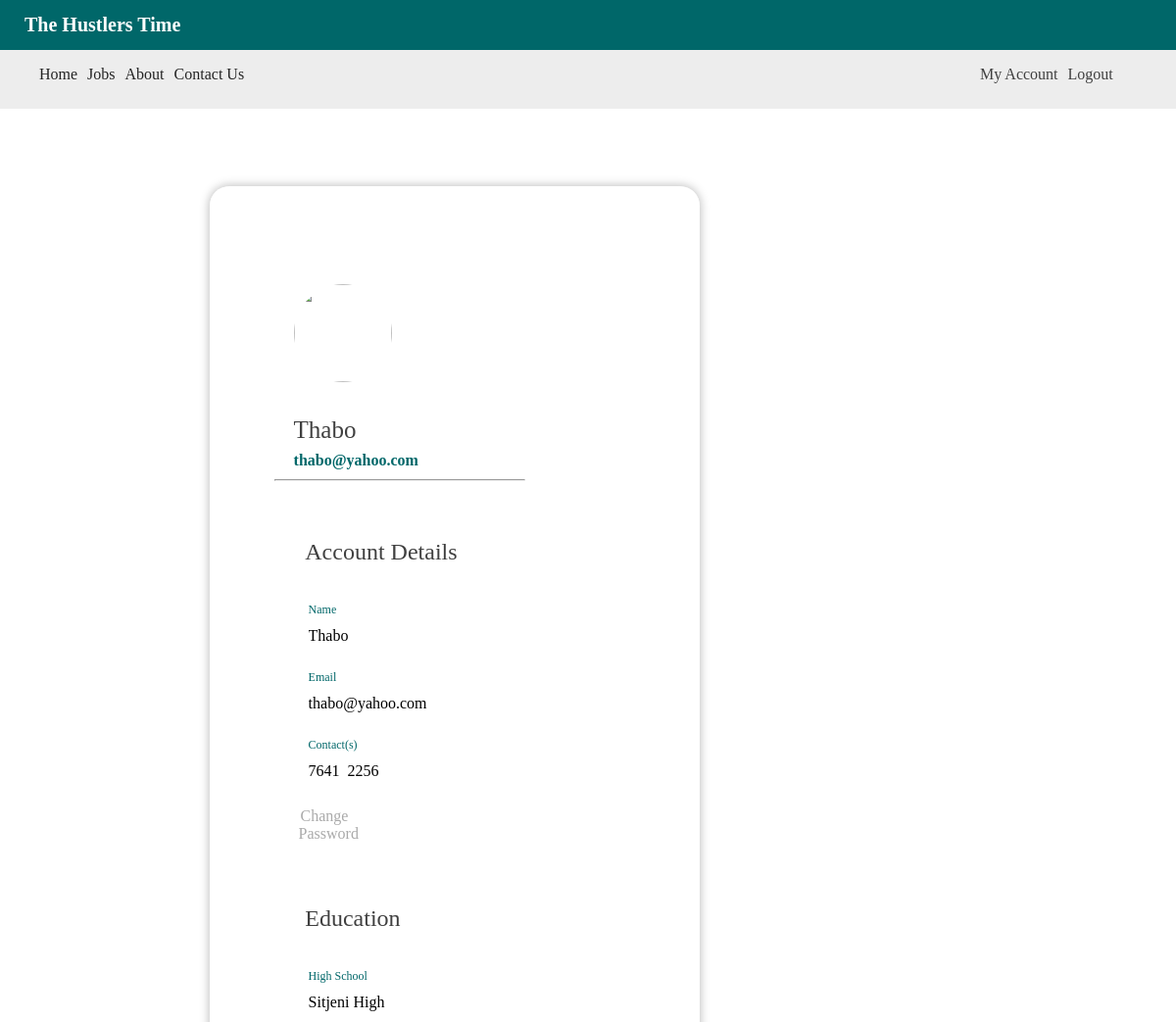
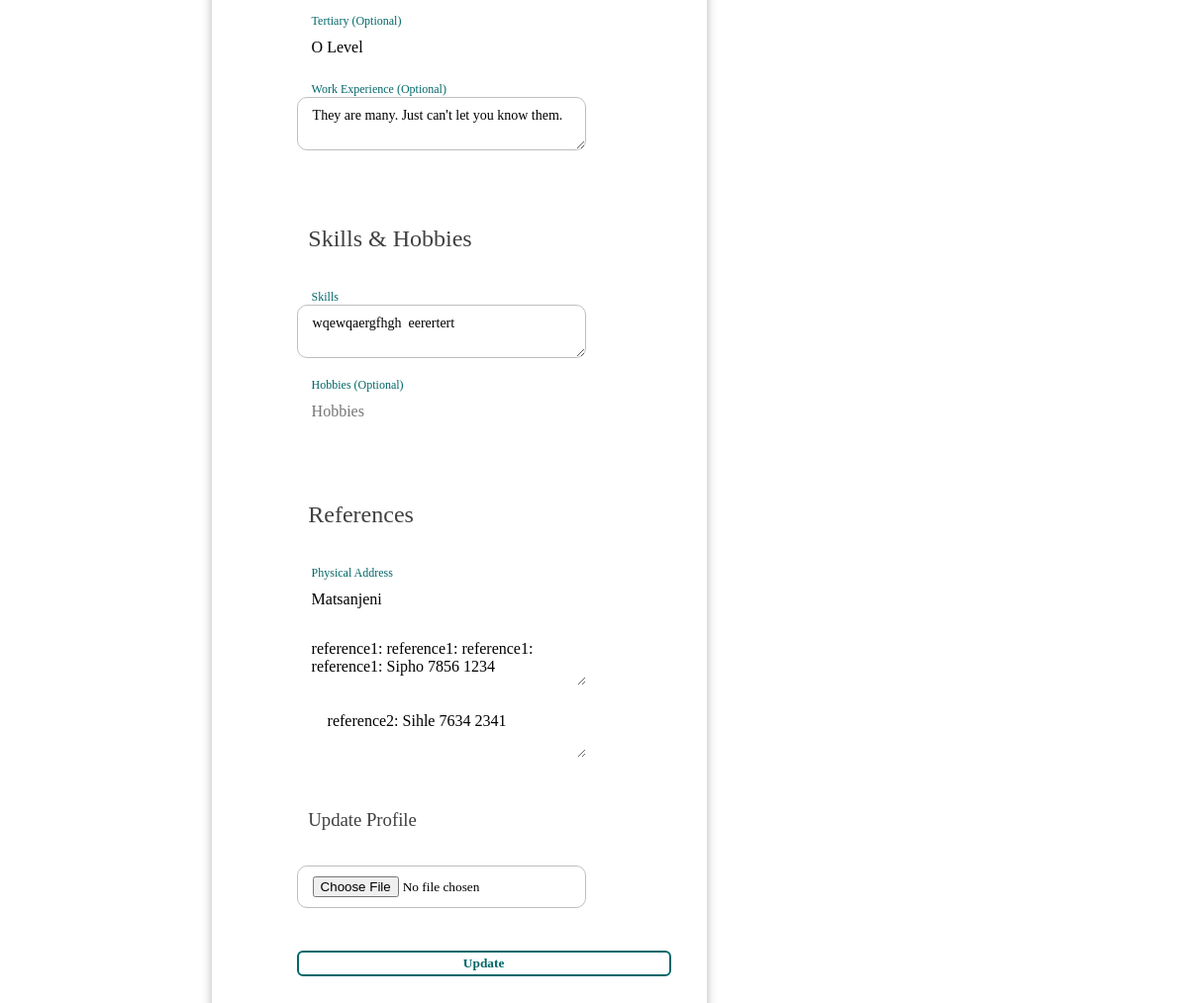
Page /account (signed in) on the committed database (2 pictures, top to bottom).
### models.py (models this page shows, shortened)
class user(Base,UserMixin):
    __tablename__ = 'user'
    id = Column(Integer,primary_key=True)
    name = Column(String(20))
    image = Column(String(30), nullable=True)
    email = Column(String(120),unique=True)
    password = Column(String(120), unique=True)
    confirm_password = Column(String(120), unique=True)
    role = Column(String(120))
    __mapper_args__={
        "polymorphic_identity":'user',
        'polymorphic_on':role
    }

class job_user(user):
    __tablename__ = 'job_user'
    id = Column(Integer, ForeignKey('user.id'), primary_key=True)
    school = Column(String(120))
    tertiary = Column(String(30))
    contacts = Column(String(20))
    experience = Column(String(500))
    skills = Column(String(500))
    hobbies = Column(String(120))
    address = Column(String(120))
    reference_1 = Column(String(120))
    reference_2 = Column(String(120))
    jobs_applied_for = relationship("Applications", backref='Applications.job_title', lazy=True)
    __mapper_args__={
            "polymorphic_identity":'job_user'
        }

### app.py (the view, shortened to what this page needs)
@app.route("/account",methods=['POST','GET'])
@login_required
def account():
    from sqlalchemy import update
    cv = Update_account_form()
    image_fl = url_for('static', filename='images/' + current_user.image)
    return render_template("account.html",cv=cv, title="Account", image_fl = image_fl)

### Forms.py (shortened to what this page needs)
class Update_account_form(FlaskForm):
    name = StringField('Name', validators=[DataRequired(), Length(min=2, max=20)])
    email = StringField('Email', validators=[DataRequired(), Email()])
    image_pfl = FileField('Profile Image', validators=[FileAllowed(['jpg','png'])])
    contacts = StringField('Contact(s)', validators=[Length(min=8, max=64)])
    school = StringField('High School', validators=[Length(min=8, max=64)])
    tertiary = StringField('Tertiary (Optional)')
    experience = TextAreaField('Work Experience (Optional)')
    skills = TextAreaField('Skills', validators=[Length(min=8, max=150)])
    hobbies = StringField('Hobbies (Optional)')
    address = StringField('Physical Address', validators=[DataRequired(), Length(min=8, max=100)])
    reference_1 = TextAreaField('Reference 1 [Fullname & Contact]',
                                validators=[DataRequired(), Length(min=8, max=64)])
    reference_2 = TextAreaField('Reference 2  [Fullname & Contact]',
                                validators=[DataRequired(), Length(min=8, max=64)])
    update = SubmitField('Update')

### app.py (called while the page is built)
@login_manager.user_loader
def load_user(user_id):
    return db.query(user).get(user_id)

### templates/account.html (shortened to what this page needs)
{% extends "base.html" %}
{% block content %}
<div class="flash-messages" class="btns">
</div>
<div style="margin-top:150px;" class="tags">
 <div class="account_container">
    <div class="card">
        <div style="width:100%;">
        <form _lpchecked="1" action="" method="post" enctype="multipart/form-data" class="forms" >
        <div class="center-prl-img">
            <div style="margin-left:50px"   class="img-cont">
                      {% if not image_fl == None %}
                            <img class="prf-image" src={{image_fl}}/>
                      {% else %}
                            <img class="prf-image" src="static/default.jpg">
                      {% endif %}
            </div>
        </div>
        <h3 style="font-size:25px;margin-left:50px;margin-bottom:0;"> {{current_user.name.title()}}<br> <span class="spans" style="font-size:16px">{{current_user.email}}</span></h3>
        <div  style="width:60%;margin-left:30px;" ><hr></div>
        <div style="padding-left:50px" class="form-group">
               <h2 class="media-h2"> Account Details </h2>
              <div  class="acc-labels margin-l-15">{{ cv.name.label()}}</div>
               {{   cv.name(class="acc-form-control-up",placeholder="Name",value=current_user.name)}}
              <div class="acc-labels margin-l-15">{{ cv.email.label()}}</div>
                 {{ cv.email(class="acc-form-control-up",placeholder="Email", value=current_user.email)}}
              <div class="acc-labels margin-l-15">{{ cv.contacts.label()}}</div>
                {{ cv.contacts(class="acc-form-control-up",placeholder="Contacts", value=current_user.contacts)}}
              <div style="margin-left:0;width:100px;" class="user-links" >
                    <a href="reset"> Change Password </a>
              </div>
        </div>
        <div style="padding-left:50px" class="form-group">
                 <h2 class="media-h2"> Education </h2>
                <div  class="acc-labels margin-l-15">{{ cv.school.label()}}</div>
                {% if current_user.school %}
                    {{ cv.school(class="acc-form-control-up",value=current_user.school)}}
                {% else %}
                    {{ cv.school(class="acc-form-control",placeholder="High School")}}
                {% endif %}
                  <div  class="acc-labels margin-l-15">{{ cv.tertiary.label()}}</div>
                {% if current_user.tertiary %}
                    {{ cv.tertiary(class="acc-form-control-up",placeholder="Higher Certificate (Optional)",value=current_user.tertiary)}}
                {% else %}
                    {{ cv.tertiary(class="acc-form-control-up",placeholder="Higher Certificate (Optional)")}}
                {% endif %}
                  <div  class="acc-labels margin-l-15">{{ cv.experience.label()}}</div>
                {% if current_user.experience %}
                    <textarea  name="experience" class="acc-form-control font-18 media-h2">{{current_user.experience}}</textarea>
                {% else %}
                    {{ cv.experience(class="acc-form-control",placeholder="Work Experience (Optional)")}}
                {% endif %}
        </div>
        <div style="padding-left:50px"  class="form-group">
                 <h2 class="media-h2"> Skills & Hobbies </h2>
                  <div  class="acc-labels margin-l-15">{{ cv.skills.label()}}</div>
                {% if current_user.skills %}
                   <textarea  name="skills" class="acc-form-control media-h2">{{current_user.skills}}</textarea>
                {% else %}
                    {{ cv.skills(class="acc-form-control",placeholder="Skills")}}
                {% endif %}
                  <div  class="acc-labels margin-l-15">{{ cv.hobbies.label()}}</div>
                {% if current_user.hobbies %}
                  <textarea  name="hobbies" class="acc-form-control media-h2">{{current_user.hobbies}}</textarea>
                {% else %}
                    {{ cv.hobbies(class="acc-form-control-up",placeholder="Hobbies")}}
                {% endif %}
        </div>
        <div style="padding-left:50px"  class="form-group">
                        <h2 class="media-h2"> References </h2>
                    <div  class="acc-labels margin-l-15">{{ cv.address.label()}}</div>
                        {% if current_user.address %}
                            {{ cv.address(class="acc-form-control-up",placeholder="Physical Address",value=current_user.address)}}
                        {% else %}
                            {{ cv.address(class="acc-form-control",placeholder="Physical Address")}}
                        {% endif %}
                        {% if current_user.reference_1 %}
                            <textarea  name="reference_1" class="acc-form-control-up media-h2">reference1: {{current_user.reference_1}}</textarea>
                        {% else %}
                            {{ cv.reference_1(class="acc-form-control",placeholder="reference_1")}}
                        {% endif %}
                        {% if current_user.reference_2 %}
                           <textarea  name="reference_2" class="acc-form-control-up"> {{current_user.reference_2}}</textarea>
                        {% else %}
                            {{ cv.reference_2(class="acc-form-control-up",placeholder="reference_2")}}
                        {% endif %}
        </div>
        <div style="padding-left:50px;width:80%;" class="form-group">
               <h3 class="media-h2"> Update Profile </h3>
              {{ cv.image_pfl(class="acc-form-control",placeholder="reference_2")}}
        </div>
        <div style="padding-left:50px" class="d-flex flex-row align-items-center justify-content-between">
              {{ cv.update(class="btns") }}
        </div>
              </form>
        </div>
    </div>
</div>
</div>
{% endblock %}

### static/css/styles.css (style rules this page uses)
html { box-sizing:border-box }
*,*:before,*:after { box-sizing:inherit }
html { -ms-text-size-adjust:100%;-webkit-text-size-adjust:100% }
h1,h2,h3 { color:#303030 ; }
body { margin:0; font-family:Montserrat !important; }
.user-links { width:150px; margin-left:auto; padding:5px; }
.user-links a { padding:2px; margin-left:auto; text-decoration:none; color:#aaa; }
a { text-decoration:none; color:#404040; }
.btns { //outline:none; background:none; margin: 30px 0; //background-color:#006769; border: 2px solid #006769; color:#006769; font-weight:bold; border-radius:6px; padding:3px 6px; text-decoration:none; }
.flash-messages { height:40px; padding:10px; }
.tags h1,h2,h3 { margin: 35px 4%; color:#404040; line-height:1x; }
.spans { color:#006769; }
span.spans { font-weight:bold; font-size:1.3em; }
.account_container { width:70%; //min-width:450px; margin-left:4%; }
.form-group { width:80%; white-space:no-nowrap; }
.acc-form-control { padding: 10px 15px; margin-bottom: 0.8rem; border:1px solid #bebebe; border-radius:10px; width:100%; }
textarea { font-size:14px; font-weight:normalize; }
.acc-labels label { font-size:12px; color:#006769; vertical-align:middle; }
.margin-l-15 { margin-left:15px; }
.acc-form-control-up { padding: 10px 15px; margin-bottom: 0.8rem; border:0px solid #bebebe; border-radius:10px; width:100%; font-size:16px; }
* { font-family:Montserrat; font-weight:400; }
.img-cont { //display:flex; width:100px; height:100px; border-radius:50%; overflow:hidden; content-justify:center; margin:15% 15% auto auto; }
.tags { margin:150px auto 0px auto ; width:70%; //background-color:#eee; }
.prf-image { width:100%; height:100%; //margin:10px 0px auto auto; object-fit:cover; //border-radius:50%; }
h2 { padding-top: 1.5rem; }
.d-flex { display:flex; flex-direction:column; //align-items:center; }
.center-prl-img { width:100%; margin:0 auto; }
.card { //max-width: 300px; min-height: 400px; display: flex; flex-direction: column; justify-content: space-between; max-width: 500px; padding: 35px; border: 1px solid rgba(255, 255, 255, .25); border-radius: 20px; background-color: rgba(255, 255, 255, 0.45); box-shadow: 0 0 10px 1px rgba(0, 0, 0, 0.25); backdrop-filter: blur(15px); }

### rows in the picture
user: name "Thabo", email "thabo@yahoo.com"
job_user: contacts "7641 2256", school "Sitjeni High", tertiary "O Level", experience "They are many. Just can't let you know them.", skills "wqewqaergfhgh eerertert", address "Matsanjeni", reference_1 "reference1: reference1: reference1: reference1: Sipho 7856 1234", reference_2 "reference2: Sihle 7634 2341"

### other values in the picture
{{ cv.name.label() }} "Name"
{{ cv.email.label() }} "Email"
{{ cv.contacts.label() }} "Contact(s)"
{{ cv.school.label() }} "High School"
{{ cv.tertiary.label() }} "Tertiary (Optional)"
{{ cv.experience.label() }} "Work Experience (Optional)"
{{ cv.skills.label() }} "Skills"
{{ cv.hobbies.label() }} "Hobbies (Optional)"
{{ cv.address.label() }} "Physical Address"
